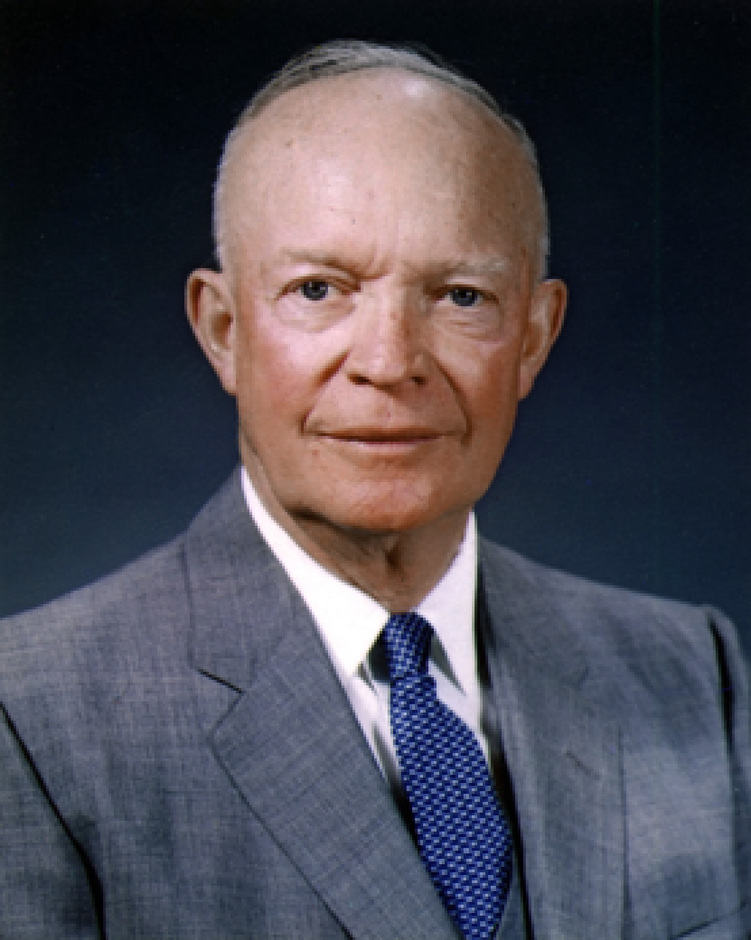
#> input picture low_rewsolution.png, 751 x 940 px, shrunk from 2782 x 3484 before the run
$ jupyter execute --allow-errors dithering.ipynb
#> lines starting #> are read from the running program, lines starting #| are printed output that depends on the picture; after the words box and inside, x2 and y2 are one past the last pixel; in counts of white or black regions, pixels touching at a corner belong together
## Paqueterías

[cell 1]
from PIL import Image
import random
import cv2
import numpy as np
import matplotlib.pyplot as plt

## Código para cambiar la resolución de la imagen

#> (a cell that did not finish here is left out)

## Cargar la imagen para poder aplicar Dithering

[cell 3]
input_image = cv2.imread('low_rewsolution.png')
#> input_image is the input picture: shape (940, 751, 3); mean B, G, R 80, 70.3, 72.2
gray_image=cv2.cvtColor(input_image,cv2.COLOR_BGR2GRAY)
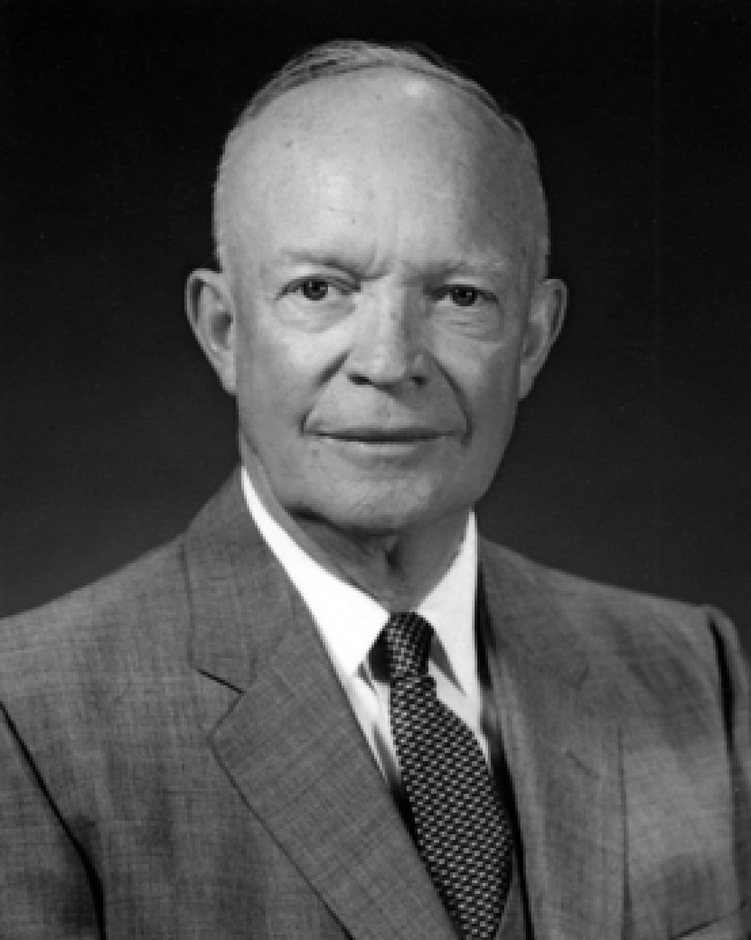
#> gray_image: shape (940, 751); min 0, max 255, mean 72

[cell 4]
cv2.imshow('Original image', input_image)
cv2.waitKey(0)
cv2.destroyAllWindows()

## Imagen con valores 0 o 1

[cell 5]
#Cambiar a imagen de un bit, si es menor que el umbral 127 es negro, en otro caso es blanco
_, black_and_white_image = cv2.threshold(gray_image, 127, 255, cv2.THRESH_BINARY)
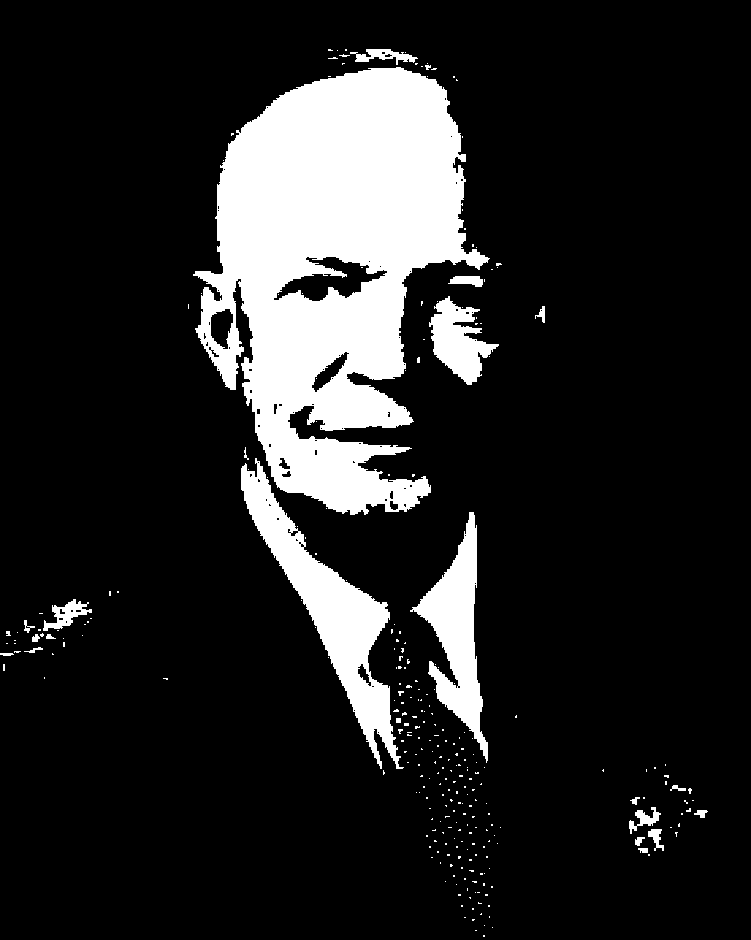
#> black_and_white_image: shape (940, 751); 14.4% white; 289 white regions (266 under 20 px), largest, box (x1, y1, x2, y2) and area: (193, 67, 490, 515) 75557, (241, 458, 404, 769) 12153, (410, 512, 488, 763) 7186

# Resultado
cv2.imshow('Black and White Image', black_and_white_image)
cv2.waitKey(0)
cv2.destroyAllWindows()
histograma = cv2.calcHist([black_and_white_image], [0], None, [256], [0, 256])
#> histograma = 256 values, max 604303 at index 0, min 0 at index 1, mean 2757.6

# Mostrar el histograma
plt.plot(histograma)
plt.title('Histograma')
plt.xlabel('Intensidad de píxel')
plt.ylabel('Número de píxeles')
plt.show()
#> figure, not shown here; curve peaks at x = 0, y = 604303
#cv2.imwrite('nombre_para_guardar.png',black_and_white_image)

## Dithering aleatorio

[cell 6]
# Cambia la imagen tipo numpy a un objeto Image utilizado por PIL
gray_image_pil = Image.fromarray(gray_image)

# Crear una nueva imagen para la salida con dithering, la imagen está vacía
dithered_im = Image.new('L', gray_image_pil.size)
#> dithered_im: PIL image 751x940 L; every value is 0

# Obtener el tamaño de la imagen
width, height = gray_image_pil.size
#> width = 751; height = 940

# Aplicar dithering aleatorio
for x in range(width):
    for y in range(height):
        gray = gray_image_pil.getpixel((x, y))  # Obtiene el valor de gris en la posición actual
        # Aplicar ruido aleatorio
        noisy_gray = gray + random.randint(-128, 127)  # Aplica el ruido aleatorio
        # Asegurarse de que el valor esté dentro del rango válido
        noisy_gray = max(0, min(255, noisy_gray))
        # Ajustar el valor a 0 o 255 según el umbral
        binary_value = 255 if noisy_gray > 127 else 0
        dithered_im.putpixel((x, y), binary_value)  # Establece el valor en la nueva imagen
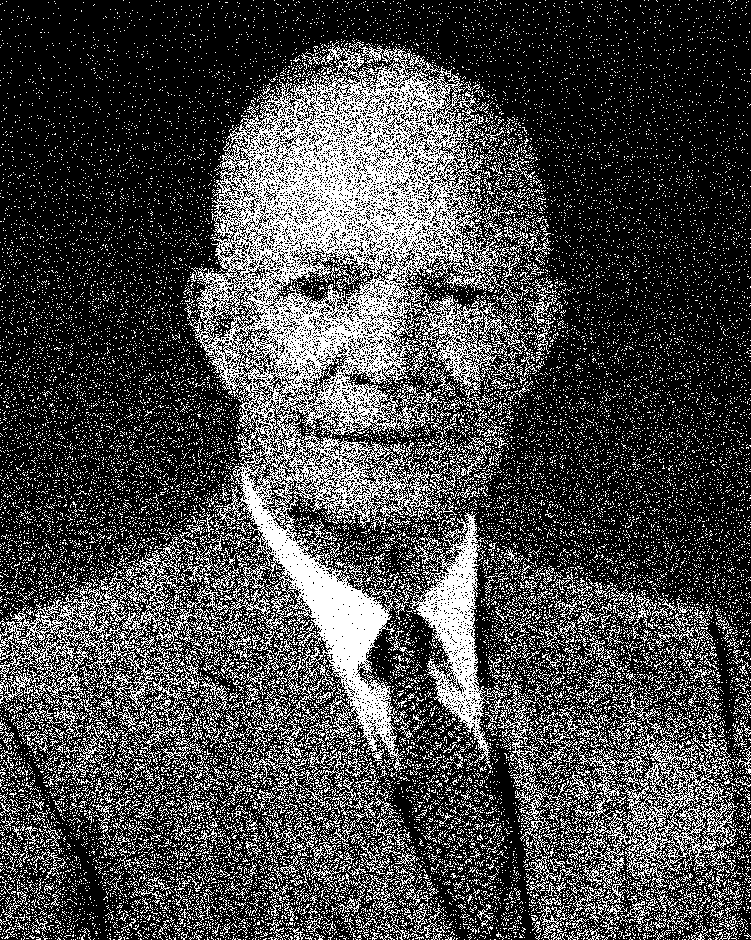
#> dithered_im: PIL image 751x940 L; 28.1% white in thin lines or dots

# Convertir la imagen dithered de PIL a NumPy para mostrarla con OpenCV
im_dithered_np = np.array(dithered_im)

# Mostrar la imagen con dithering
cv2.imshow('Random dither', im_dithered_np)
cv2.waitKey(0)
cv2.destroyAllWindows()

# Calcular el histograma
histograma = cv2.calcHist([im_dithered_np], [0], None, [256], [0, 256])
#> histograma = 256 values, max 507381 at index 0, min 0 at index 1, mean 2757.6

# Mostrar el histograma
plt.plot(histograma)
plt.title('Histograma')
plt.xlabel('Intensidad de píxel')
plt.ylabel('Número de píxeles')
plt.show()
#> figure, not shown here; curve peaks at x = 0, y = 507381

# Guardar la imagen resultante
#cv2.imwrite('nombre_para_guardar.png', im_dithered_np)

## Dithering ordenado 2x2

[cell 7]
bayer_matrix = np.array([
    [3, 1],
    [0, 2]
]) / 4.0 #Escalar entre 0 y 1
# Obtener las dimensiones de la imagen
height, width = gray_image.shape

# Crear una nueva imagen PIL para el resultado
im_dithered = Image.new('L', (width, height))

# Aplicar dithering ordenado
for y in range(height):
    for x in range(width):
        gray = gray_image[y, x] #Obitene el valor en la posición actual
        threshold = bayer_matrix[y % 2, x % 2] * 255 #Multiplica por el valor de la matriz
        #correspondiente y lo escala en un rango de 0 a 255
        bw = 255 if gray > threshold else 0 #Umbral para determinar si es 0 o 1
        im_dithered.putpixel((x, y), bw) #Agrega el valor a la posición actual
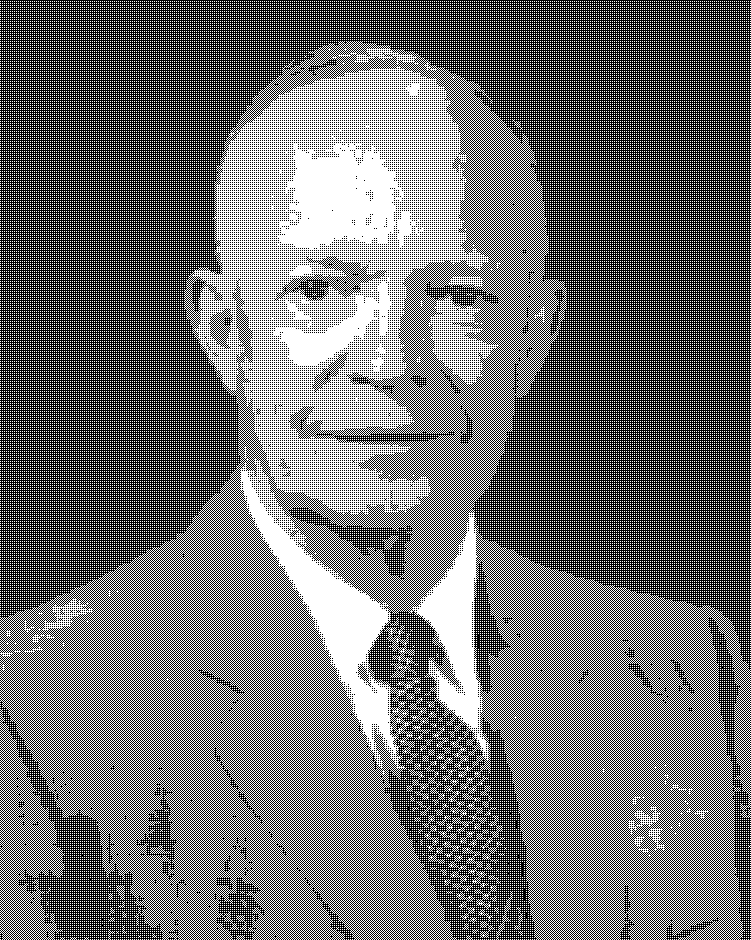
#> im_dithered: PIL image 751x940 L; 43% white in thin lines or dots

# Convertir la imagen PIL a un array de NumPy para usar con OpenCV
im_dithered_np = np.array(im_dithered)

# Mostrar la imagen usando OpenCV
cv2.imshow("Imagen", im_dithered_np)
cv2.waitKey(0)
cv2.destroyAllWindows()
histograma = cv2.calcHist([im_dithered_np], [0], None, [256], [0, 256])
#> histograma = 256 values, max 402428 at index 0, min 0 at index 1, mean 2757.6

# Mostrar el histograma
plt.plot(histograma)
plt.title('Histograma')
plt.xlabel('Intensidad de píxel')
plt.ylabel('Número de píxeles')
plt.show()
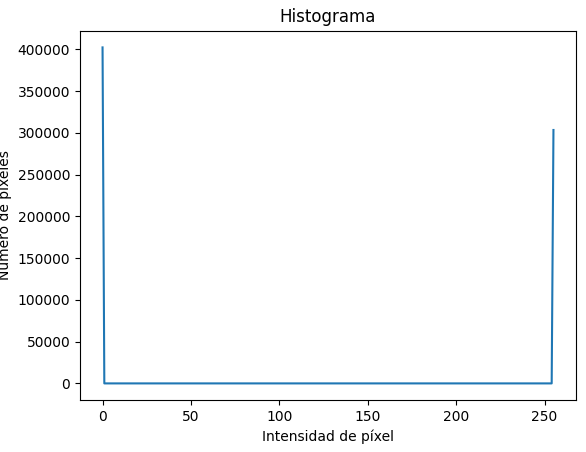
#> figure drawn by matplotlib, 1 panel; curve peaks at x = 0, y = 402428
#cv2.imwrite('nombre_para_guardar.png',im_dithered_np)

## Dithering ordenado 4x4

[cell 8]
#Es igual que el anterior, solo con la matriz de 4x4
# Matriz de Bayer 4x4
bayer_matrix = np.array([
    [15,7,13,5],
    [3,11,1,9],
    [12,4,14,6],
    [0,8,2,10]
]) / 16.0
height, width = gray_image.shape

# Crear una nueva imagen PIL para el resultado
im_dithered = Image.new('L', (width, height))

# Aplicar dithering ordenado
for y in range(height):
    for x in range(width):
        gray = gray_image[y, x]
        threshold = bayer_matrix[y % 4, x % 4] * 255
        bw = 255 if gray > threshold else 0
        im_dithered.putpixel((x, y), bw)
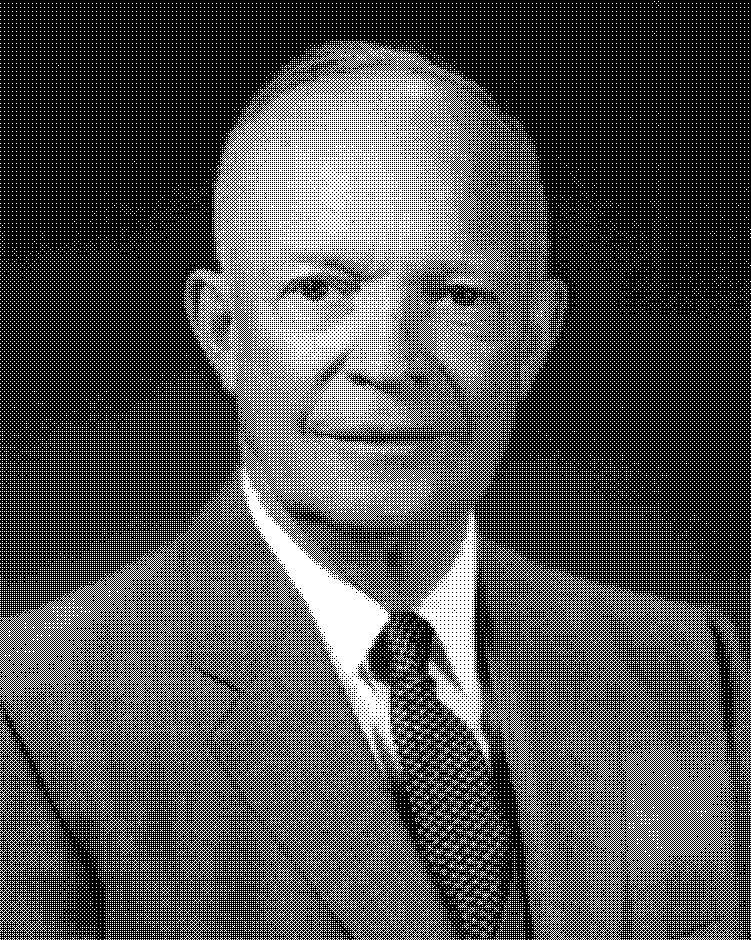
#> im_dithered: PIL image 751x940 L; 31.4% white in thin lines or dots

# Convertir la imagen PIL a un array de NumPy para usar con OpenCV
im_dithered_np = np.array(im_dithered)

# Mostrar la imagen usando OpenCV
cv2.imshow("Imagen", im_dithered_np)
cv2.waitKey(0)
cv2.destroyAllWindows()
histograma = cv2.calcHist([im_dithered_np], [0], None, [256], [0, 256])
#> histograma = 256 values, max 483947 at index 0, min 0 at index 1, mean 2757.6

# Mostrar el histograma
plt.plot(histograma)
plt.title('Histograma')
plt.xlabel('Intensidad de píxel')
plt.ylabel('Número de píxeles')
plt.show()
#> figure, not shown here; curve peaks at x = 0, y = 483947
#cv2.imwrite('nombre_para_guardar.png',im_dithered_np)

## Dithering con difusión del error de Floyd-Steinberg

[cell 9]
#Convierte la imagen a un formato Image
gray_image_pil = Image.fromarray(gray_image)
#La convierte en un array de numpy
pixels = np.array(gray_image_pil, dtype=np.float32)

# Definir la matriz de difusión de Floyd-Steinberg para distribuir los valores
diffusion_matrix = np.array([[0, 0, 7],
                                [3, 5, 1]]) / 16.0

# Obtener las dimensiones de la imagen
height, width = pixels.shape

for y in range(height):
    for x in range(width):
        old_pixel = pixels[y, x] #Guarda el valor original del pixel
        new_pixel = 255 if old_pixel > 127 else 0 #Umbral para determinar 0 o 1
        pixels[y, x] = new_pixel #Se actualiza el valor del pixel
        error = old_pixel - new_pixel #Calcula la diferencia del valor original al nuevo valor para distribuirlo

        # Distribuir el error a los píxeles vecinos
        for dy in range(2):
            for dx in range(-1, 2):
                if 0 <= x + dx < width and 0 <= y + dy < height: #verifica que el los pixeles esten dentro del trango
                    pixels[y + dy, x + dx] += error * diffusion_matrix[dy, dx + 1] #distribuye el error utilizando la matriz
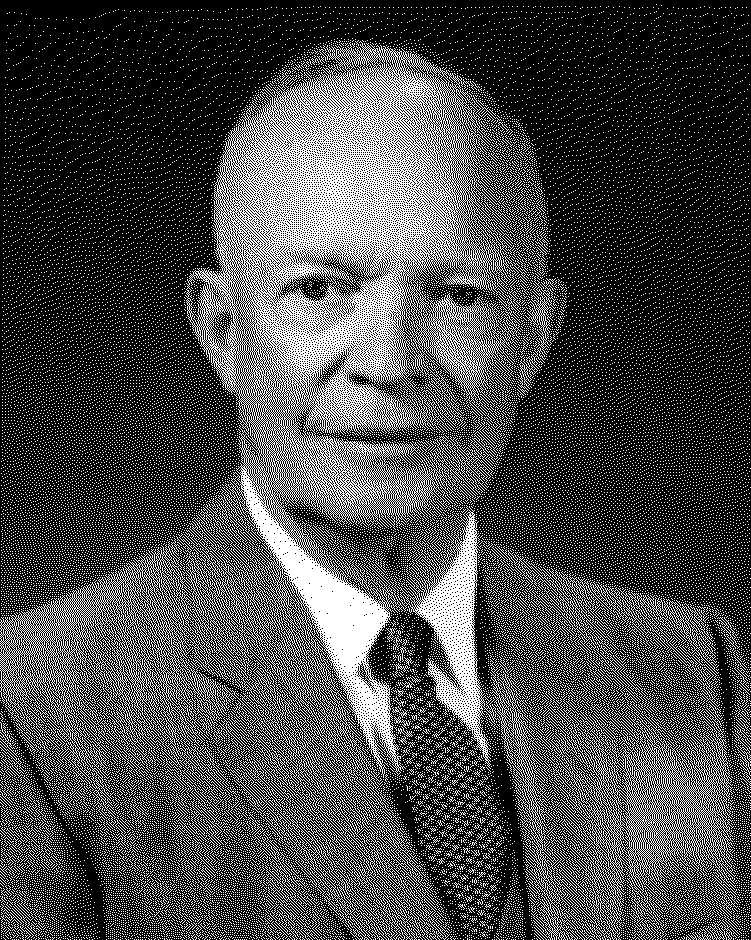
#> pixels: shape (940, 751) float32; 28.2% white in thin lines or dots

# Convertir los píxeles de vuelta a una imagen PIL
dithered_image_pil = Image.fromarray(pixels.astype(np.uint8))
#> dithered_image_pil: PIL image 751x940 L; 28.2% white in thin lines or dots

# Convertir la imagen dithered de PIL a NumPy para mostrarla con OpenCV
dithered_image_np = np.array(dithered_image_pil)

# Mostrar la imagen con dithering
cv2.imshow('Floyd-Steinberg Dither', dithered_image_np)
cv2.waitKey(0)
cv2.destroyAllWindows()
histograma = cv2.calcHist([dithered_image_np], [0], None, [256], [0, 256])
#> histograma = 256 values, max 506791 at index 0, min 0 at index 1, mean 2757.6

# Mostrar el histograma
plt.plot(histograma)
plt.title('Histograma')
plt.xlabel('Intensidad de píxel')
plt.ylabel('Número de píxeles')
plt.show()
#> figure, not shown here; curve peaks at x = 0, y = 506791
#cv2.imwrite('nombre_para_guardar.png',dithered_image_np)
